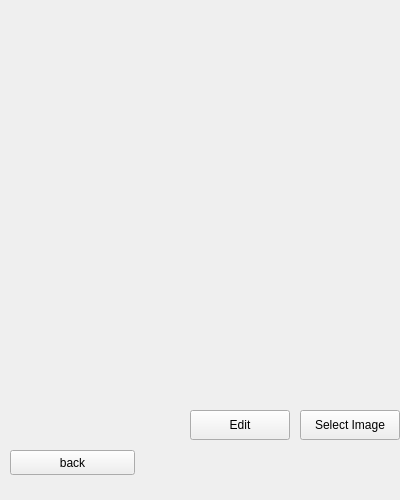
<?xml version="1.0" encoding="UTF-8"?>
<ui version="4.0">
 <class>ChangeDes</class>
 <widget class="QWidget" name="ChangeDes">
  <property name="enabled">
   <bool>true</bool>
  </property>
  <property name="geometry">
   <rect>
    <x>0</x>
    <y>0</y>
    <width>400</width>
    <height>500</height>
   </rect>
  </property>
  <property name="sizePolicy">
   <sizepolicy hsizetype="Fixed" vsizetype="Fixed">
    <horstretch>0</horstretch>
    <verstretch>0</verstretch>
   </sizepolicy>
  </property>
  <property name="minimumSize">
   <size>
    <width>400</width>
    <height>500</height>
   </size>
  </property>
  <property name="maximumSize">
   <size>
    <width>400</width>
    <height>500</height>
   </size>
  </property>
  <property name="font">
   <font>
    <italic>false</italic>
    <strikeout>false</strikeout>
    <kerning>true</kerning>
   </font>
  </property>
  <property name="mouseTracking">
   <bool>true</bool>
  </property>
  <property name="windowTitle">
   <string>Form</string>
  </property>
  <widget class="QLabel" name="im_label">
   <property name="geometry">
    <rect>
     <x>50</x>
     <y>0</y>
     <width>300</width>
     <height>400</height>
    </rect>
   </property>
   <property name="sizePolicy">
    <sizepolicy hsizetype="Fixed" vsizetype="Fixed">
     <horstretch>0</horstretch>
     <verstretch>0</verstretch>
    </sizepolicy>
   </property>
   <property name="maximumSize">
    <size>
     <width>300</width>
     <height>400</height>
    </size>
   </property>
   <property name="text">
    <string/>
   </property>
  </widget>
  <widget class="QPushButton" name="back">
   <property name="geometry">
    <rect>
     <x>10</x>
     <y>450</y>
     <width>125</width>
     <height>25</height>
    </rect>
   </property>
   <property name="maximumSize">
    <size>
     <width>125</width>
     <height>25</height>
    </size>
   </property>
   <property name="text">
    <string>back</string>
   </property>
  </widget>
  <widget class="QPushButton" name="Change">
   <property name="geometry">
    <rect>
     <x>190</x>
     <y>410</y>
     <width>100</width>
     <height>30</height>
    </rect>
   </property>
   <property name="sizePolicy">
    <sizepolicy hsizetype="Maximum" vsizetype="Fixed">
     <horstretch>0</horstretch>
     <verstretch>0</verstretch>
    </sizepolicy>
   </property>
   <property name="maximumSize">
    <size>
     <width>100</width>
     <height>60</height>
    </size>
   </property>
   <property name="text">
    <string>Edit</string>
   </property>
  </widget>
  <widget class="QPushButton" name="chooseImage">
   <property name="geometry">
    <rect>
     <x>300</x>
     <y>410</y>
     <width>100</width>
     <height>30</height>
    </rect>
   </property>
   <property name="sizePolicy">
    <sizepolicy hsizetype="Minimum" vsizetype="Minimum">
     <horstretch>0</horstretch>
     <verstretch>0</verstretch>
    </sizepolicy>
   </property>
   <property name="maximumSize">
    <size>
     <width>100</width>
     <height>40</height>
    </size>
   </property>
   <property name="mouseTracking">
    <bool>false</bool>
   </property>
   <property name="toolTip">
    <string/>
   </property>
   <property name="toolTipDuration">
    <number>-1</number>
   </property>
   <property name="text">
    <string>Select Image</string>
   </property>
  </widget>
 </widget>
 <resources/>
 <connections/>
</ui>
